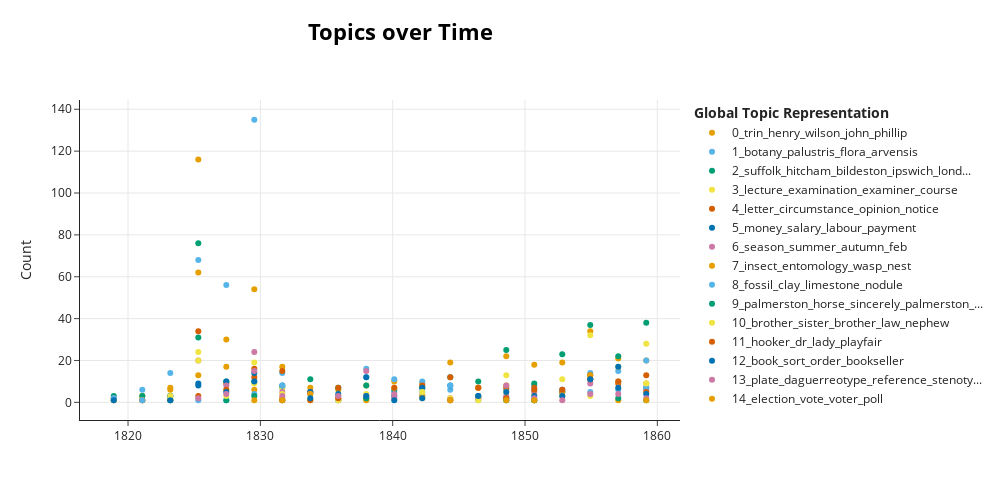

Source (notebook cell):
### Markdown cell above
Create visualisation of topics over time for all input data using bertopic_time function.

### Code cell
all_vis_obj = bertopic_time(sent_df, topic_model)
all_vis = all_vis_obj[0]
all_vis

### Figure 1 — Plotly figure (JSON) as saved in the notebook; plotly's stock layout.template omitted (floating-point values rounded to 4 significant figures)
{"data": [{"hoverinfo": "text", "hovertext": ["<b>Topic 0</b><br>Words: martin, dale, shd, meeting, trin", "<b>Topic 0</b><br>Words: obed, leipsic, clarke, bearer, confer", "<b>Topic 0</b><br>Words: hodgson, pera, campbell, biggs, shell", "<b>Topic 0</b><br>Words: johns, trin, henry, lewin, john", "<b>Topic 0</b><br>Words: thess, wilson, obd, graham, sh", "<b>Topic 0</b><br>Words: sh, graham, obs, wilson, soc", "<b>Topic 0</b><br>Words: johnston, agardh, lieutt, commanding, squad", "<b>Topic 0</b><br>Words: biog, birkbeck, cambe, dup, tyrone", "<b>Topic 0</b><br>Words: dion, talbot, prac, howell, zool", "<b>Topic 0</b><br>Words: daf, icke, jh, zool, longman", "<b>Topic 0</b><br>Words: lumholtz, utiles, moyens, stafford, generosite", "<b>Topic 0</b><br>Words: universal, ich, guano, dose, bit", "<b>Topic 0</b><br>Words: john_phillip, anaty, fsa, gerville, occid", "<b>Topic 0</b><br>Words: campbell, scott, suff, vicar, gutch", "<b>Topic 0</b><br>Words: comment, trin, airy, joseph, ommission", "<b>Topic 0</b><br>Words: moseley, yool, henry, john_phillip, wilson", "<b>Topic 0</b><br>Words: mss, miller, trin, reid, suf", "<b>Topic 0</b><br>Words: comment, john_phillip, moustache, bur, ns", "<b>Topic 0</b><br>Words: longman, thomas, hohenacker, layman, hoddesdon", "<b>Topic 0</b><br>Words: prestwich, nucula, tuddenham, doorne, outang"], "marker": {"color": "#E69F00"}, "mode": "markers", "name": "0_trin_henry_wilson_john_phillip", "type": "scatter", "x": ["1818-12-02T13:03:21.600000", "1821-01-28T19:12:00", "1823-03-12T14:24:00", "1825-04-23T09:36:00", "1827-06-05T04:48:00", "1829-07-17T00:00:00", "1831-08-28T19:12:00", "1833-10-09T14:24:00", "1835-11-21T09:36:00", "1838-01-02T04:48:00", "1840-02-14T00:00:00", "1842-03-27T19:12:00", "1844-05-08T14:24:00", "1846-06-20T09:36:00", "1848-08-01T04:48:00", "1850-09-13T00:00:00", "1852-10-24T19:12:00", "1854-12-06T14:24:00", "1857-01-17T09:36:00", "1859-03-01T04:48:00"], "y": [2, 3, 7, 116, 30, 54, 17, 7, 6, 8, 10, 9, 19, 7, 22, 18, 19, 34, 21, 20]}, {"hoverinfo": "text", "hovertext": ["<b>Topic 1</b><br>Words: pentacrinitis, botany, palustris, flora, arvensis", "<b>Topic 1</b><br>Words: lutea, verna, fruticosa, viola, dianthu", "<b>Topic 1</b><br>Words: orchis, plant, maculata, lathyrus, violaceum", "<b>Topic 1</b><br>Words: botany, herbarium, bupleurum, palustris, officinalis", "<b>Topic 1</b><br>Words: palustris, campanula, vulgaris, latifolia, orchis", "<b>Topic 1</b><br>Words: arvensis, palustris, vulgaris, botany, officinalis", "<b>Topic 1</b><br>Words: dentatum, lin, orchis, flora, narcessus", "<b>Topic 1</b><br>Words: snowflake, plena, goodyera, macrophylla, biggs", "<b>Topic 1</b><br>Words: alpinus, botanical, cecidota, aenea, janes", "<b>Topic 1</b><br>Words: flora, folicium, hospital, calyfera, letwycke", "<b>Topic 1</b><br>Words: botanist, elegans, plutot, tige, renferme", "<b>Topic 1</b><br>Words: arboretum, flowering, shrub, flora, bott", "<b>Topic 1</b><br>Words: gardener, senegambia, fiery, curatorship, brunners", "<b>Topic 1</b><br>Words: dance, double, chaperon, reside, willis", "<b>Topic 1</b><br>Words: term, syllabus, botany, pistil, apprenticeship", "<b>Topic 1</b><br>Words: diagrams, botanical, schools, euchiridium, education", "<b>Topic 1</b><br>Words: conferring, song, lemonade, marqueepart, jam", "<b>Topic 1</b><br>Words: gardeners_chronicle, paternoster, botany, partner, chronicle", "<b>Topic 1</b><br>Words: botany, botanist, playfair, child, enquiry", "<b>Topic 1</b><br>Words: botany, curriculum, sulivan, bentham, cambsh"], "marker": {"color": "#56B4E9"}, "mode": "markers", "name": "1_botany_palustris_flora_arvensis", "type": "scatter", "x": ["1818-12-02T13:03:21.600000", "1821-01-28T19:12:00", "1823-03-12T14:24:00", "1825-04-23T09:36:00", "1827-06-05T04:48:00", "1829-07-17T00:00:00", "1831-08-28T19:12:00", "1833-10-09T14:24:00", "1835-11-21T09:36:00", "1838-01-02T04:48:00", "1840-02-14T00:00:00", "1842-03-27T19:12:00", "1844-05-08T14:24:00", "1846-06-20T09:36:00", "1848-08-01T04:48:00", "1850-09-13T00:00:00", "1852-10-24T19:12:00", "1854-12-06T14:24:00", "1857-01-17T09:36:00", "1859-03-01T04:48:00"], "y": [1, 6, 14, 68, 56, 135, 14, 5, 3, 12, 5, 10, 6, 3, 6, 8, 3, 14, 15, 20]}, {"hoverinfo": "text", "hovertext": ["<b>Topic 2</b><br>Words: dec, february, summer, cambridge, london", "<b>Topic 2</b><br>Words: prince, crescent, casiati, cimitile, verticillata", "<b>Topic 2</b><br>Words: departure, sun, sleep, profusion, anglesea", "<b>Topic 2</b><br>Words: london, suffolk, norfolk, cambridge, lisbon", "<b>Topic 2</b><br>Words: margate, pharmacy, nott, pursuits, traveler", "<b>Topic 2</b><br>Words: bridgewater, yorkshire, russel, mac, london", "<b>Topic 2</b><br>Words: gazette, accompd, dieppe, cambridge, havercroft", "<b>Topic 2</b><br>Words: shutt, salmond, johnstone, kimbolton, strutt", "<b>Topic 2</b><br>Words: norwood, chippenham, yellow, lacock, bloomfield", "<b>Topic 2</b><br>Words: hitcham_bildeston, suffolk, neglecting, teal, pennyworth", "<b>Topic 2</b><br>Words: hitcham_bildeston, memoranda, suffolk, lyttleton, esqr", "<b>Topic 2</b><br>Words: hadleigh, bookseller, suffolk, cycle, tumulus", "<b>Topic 2</b><br>Words: suffolk, hitcham_hadleigh, goodman, hampshire, rochdale", "<b>Topic 2</b><br>Words: ipswich, suffolk, brighton, nov, treaty", "<b>Topic 2</b><br>Words: suffolk, ipswich, dec, ransome, cambridge", "<b>Topic 2</b><br>Words: suffolk, affy, al, oct, melford", "<b>Topic 2</b><br>Words: suffolk, ipswich, hitcham, london, hitcham_bildeston", "<b>Topic 2</b><br>Words: hitcham_bildeston, suffolk, ipswich, kegworth, derby", "<b>Topic 2</b><br>Words: suffolk, hitcham_bildeston, london, norfolk, ipswich", "<b>Topic 2</b><br>Words: suffolk, downing_terrace, hitcham_bildeston, london, hitcham"], "marker": {"color": "#009E73"}, "mode": "markers", "name": "2_suffolk_hitcham_bildeston_ipswich_lond...", "type": "scatter", "x": ["1818-12-02T13:03:21.600000", "1821-01-28T19:12:00", "1823-03-12T14:24:00", "1825-04-23T09:36:00", "1827-06-05T04:48:00", "1829-07-17T00:00:00", "1831-08-28T19:12:00", "1833-10-09T14:24:00", "1835-11-21T09:36:00", "1838-01-02T04:48:00", "1840-02-14T00:00:00", "1842-03-27T19:12:00", "1844-05-08T14:24:00", "1846-06-20T09:36:00", "1848-08-01T04:48:00", "1850-09-13T00:00:00", "1852-10-24T19:12:00", "1854-12-06T14:24:00", "1857-01-17T09:36:00", "1859-03-01T04:48:00"], "y": [3, 3, 3, 31, 10, 10, 7, 11, 7, 8, 6, 7, 12, 10, 25, 9, 23, 37, 22, 38]}, {"hoverinfo": "text", "hovertext": ["<b>Topic 3</b><br>Words: mot, satr, clark, lecture, examination", "<b>Topic 3</b><br>Words: goodness, result, manner, examination, evening", "<b>Topic 3</b><br>Words: sell, advertising, confer, strike, labor", "<b>Topic 3</b><br>Words: course, lecture, university, parliament, examination", "<b>Topic 3</b><br>Words: bachelorship, gace, novice, futurity, lecture", "<b>Topic 3</b><br>Words: class, row, proctorship, university, proctor", "<b>Topic 3</b><br>Words: lund, paley, course, creature, possibility", "<b>Topic 3</b><br>Words: encouraging, compliments, simeon, presents, master_corpu", "<b>Topic 3</b><br>Words: drudgery, resource, bookseller, lecture, examination", "<b>Topic 3</b><br>Words: fendal, lieu, politic, college, composition", "<b>Topic 3</b><br>Words: examiner, lecture, anatomy, agarics, precipitancy", "<b>Topic 3</b><br>Words: farm, ireland, wh, model, hint", "<b>Topic 3</b><br>Words: professorship, memorandum, stem, delay, degree", "<b>Topic 3</b><br>Words: interference, move, reform, implement, memorial", "<b>Topic 3</b><br>Words: lecture, course, examination, undergraduate, technicality", "<b>Topic 3</b><br>Words: courtier, planation, lecture, occupie, tuition", "<b>Topic 3</b><br>Words: lecture, cadetship, nomination, examination, tiresome", "<b>Topic 3</b><br>Words: lecture, examination, exam, candidate, course", "<b>Topic 3</b><br>Words: lecture, student, exam, examiner, examination", "<b>Topic 3</b><br>Words: lecture, examiner, examination, exam, examinership"], "marker": {"color": "#F0E442"}, "mode": "markers", "name": "3_lecture_examination_examiner_course", "type": "scatter", "x": ["1818-12-02T13:03:21.600000", "1821-01-28T19:12:00", "1823-03-12T14:24:00", "1825-04-23T09:36:00", "1827-06-05T04:48:00", "1829-07-17T00:00:00", "1831-08-28T19:12:00", "1833-10-09T14:24:00", "1835-11-21T09:36:00", "1838-01-02T04:48:00", "1840-02-14T00:00:00", "1842-03-27T19:12:00", "1844-05-08T14:24:00", "1846-06-20T09:36:00", "1848-08-01T04:48:00", "1850-09-13T00:00:00", "1852-10-24T19:12:00", "1854-12-06T14:24:00", "1857-01-17T09:36:00", "1859-03-01T04:48:00"], "y": [1, 1, 2, 24, 6, 9, 7, 4, 1, 4, 7, 2, 1, 3, 13, 4, 11, 32, 17, 28]}, {"hoverinfo": "text", "hovertext": ["<b>Topic 4</b><br>Words: neglect, dale, excuse, letter, circumstance", "<b>Topic 4</b><br>Words: hve, conway, honor, circumstance, reason", "<b>Topic 4</b><br>Words: letter, principle, circumstance, statement, sentiment", "<b>Topic 4</b><br>Words: letter, motive, circumstance, oxymus, depredator", "<b>Topic 4</b><br>Words: circumstance, opinion, note, fou, cooperator", "<b>Topic 4</b><br>Words: transcript, necessy, letter, treatise, publication", "<b>Topic 4</b><br>Words: distribution, contingent, endogenae, persuasion, mark", "<b>Topic 4</b><br>Words: censure, voting, letter, charge, feeling", "<b>Topic 4</b><br>Words: pepys, scruple, memorandum, future, aug", "<b>Topic 4</b><br>Words: memorandum, affluence, manufactory, confirmation, refusal", "<b>Topic 4</b><br>Words: noterity, prosecution, entail, compiler, intermittent", "<b>Topic 4</b><br>Words: circumstance, evidence, compromise, dotage, begging", "<b>Topic 4</b><br>Words: secretary, mode, improvement, application, mind", "<b>Topic 4</b><br>Words: repetition, philosopher, capacity, decline, statute", "<b>Topic 4</b><br>Words: assent, mind, consent, yield, note", "<b>Topic 4</b><br>Words: capital, alphabet, deluge, satisfy, astronomy", "<b>Topic 4</b><br>Words: note, succumb, cliquism, antiquarian, cistern", "<b>Topic 4</b><br>Words: correction, agreement, letter, reconsideration, file", "<b>Topic 4</b><br>Words: fairness, scientificum, odium, reputation, circumstance"], "marker": {"color": "#D55E00"}, "mode": "markers", "name": "4_letter_circumstance_opinion_notice", "type": "scatter", "x": ["1821-01-28T19:12:00", "1823-03-12T14:24:00", "1825-04-23T09:36:00", "1827-06-05T04:48:00", "1829-07-17T00:00:00", "1831-08-28T19:12:00", "1833-10-09T14:24:00", "1835-11-21T09:36:00", "1838-01-02T04:48:00", "1840-02-14T00:00:00", "1842-03-27T19:12:00", "1844-05-08T14:24:00", "1846-06-20T09:36:00", "1848-08-01T04:48:00", "1850-09-13T00:00:00", "1852-10-24T19:12:00", "1854-12-06T14:24:00", "1857-01-17T09:36:00", "1859-03-01T04:48:00"], "y": [1, 1, 34, 9, 12, 15, 5, 7, 2, 7, 8, 12, 2, 7, 7, 5, 13, 9, 13]}, {"hoverinfo": "text", "hovertext": ["<b>Topic 5</b><br>Words: treasury, payment, salary, majesty, chambers", "<b>Topic 5</b><br>Words: labour, newnham, emigrate, renowned, loro", "<b>Topic 5</b><br>Words: salary, money, balance, gn, per_annum", "<b>Topic 5</b><br>Words: money, payment, debt, wright, banker", "<b>Topic 5</b><br>Words: money, research, composition, receipts, hire", "<b>Topic 5</b><br>Words: money, downe, informed, carcarius, power", "<b>Topic 5</b><br>Words: machinery, shyness, assist, remuneration, tweed", "<b>Topic 5</b><br>Words: currency, remuneration, per_annum, money, debt", "<b>Topic 5</b><br>Words: labour, electricity, estimate, sep, contributor", "<b>Topic 5</b><br>Words: electricity, american, seller, concentrate, money", "<b>Topic 5</b><br>Words: loan, pound, labourer, sum, govt", "<b>Topic 5</b><br>Words: remuneration, superfluity, naming, amount, debt", "<b>Topic 5</b><br>Words: sleeping, socy, ray, task, money", "<b>Topic 5</b><br>Words: usefulness, circulation, power, notice, money", "<b>Topic 5</b><br>Words: earning, generosity, battle, per_annum, money", "<b>Topic 5</b><br>Words: money, amount, sum, stint, alienation", "<b>Topic 5</b><br>Words: salary, labour, provision, parliament, payment", "<b>Topic 5</b><br>Words: labourer, power, fellow, principled, occupier"], "marker": {"color": "#0072B2"}, "mode": "markers", "name": "5_money_salary_labour_payment", "type": "scatter", "x": ["1823-03-12T14:24:00", "1825-04-23T09:36:00", "1827-06-05T04:48:00", "1829-07-17T00:00:00", "1831-08-28T19:12:00", "1833-10-09T14:24:00", "1835-11-21T09:36:00", "1838-01-02T04:48:00", "1840-02-14T00:00:00", "1842-03-27T19:12:00", "1844-05-08T14:24:00", "1846-06-20T09:36:00", "1848-08-01T04:48:00", "1850-09-13T00:00:00", "1852-10-24T19:12:00", "1854-12-06T14:24:00", "1857-01-17T09:36:00", "1859-03-01T04:48:00"], "y": [3, 9, 10, 14, 8, 5, 4, 12, 3, 7, 8, 3, 2, 1, 5, 11, 17, 7]}, {"hoverinfo": "text", "hovertext": ["<b>Topic 6</b><br>Words: respite, conocephali, summer, kent, season", "<b>Topic 6</b><br>Words: fenny, tribe, summer, season, autumn", "<b>Topic 6</b><br>Words: feb, june, summer, month, season", "<b>Topic 6</b><br>Words: autumn, spring, deserta, felt, infancy", "<b>Topic 6</b><br>Words: season, autumn, summer, month, april", "<b>Topic 6</b><br>Words: ellicomb, crispa, summer, rec, germany", "<b>Topic 6</b><br>Words: autumn, rd, sd, vacation, month", "<b>Topic 6</b><br>Words: explanatory, honobe, granville, month, reply", "<b>Topic 6</b><br>Words: postmark, cd, aug, month, day", "<b>Topic 6</b><br>Words: sept, july, season, summer, autumn", "<b>Topic 6</b><br>Words: effectual, season, sept, winter, summer", "<b>Topic 6</b><br>Words: harley, recovery, month, feby, ascertain", "<b>Topic 6</b><br>Words: conflagration, balloon, sickly, gust, speckie", "<b>Topic 6</b><br>Words: vile, distemper, temper, dec, sept", "<b>Topic 6</b><br>Words: preside, feb, united_state, thames, wandsworth", "<b>Topic 6</b><br>Words: moon, winter, fillip, season, months_ago", "<b>Topic 6</b><br>Words: season, july, month, bristow, oak", "<b>Topic 6</b><br>Words: sw, season, february, elizabeth, weymouth", "<b>Topic 6</b><br>Words: therm, summer, visitation, congratulation, ampney"], "marker": {"color": "#CC79A7"}, "mode": "markers", "name": "6_season_summer_autumn_feb", "type": "scatter", "x": ["1818-12-02T13:03:21.600000", "1821-01-28T19:12:00", "1825-04-23T09:36:00", "1827-06-05T04:48:00", "1829-07-17T00:00:00", "1831-08-28T19:12:00", "1833-10-09T14:24:00", "1835-11-21T09:36:00", "1838-01-02T04:48:00", "1840-02-14T00:00:00", "1842-03-27T19:12:00", "1844-05-08T14:24:00", "1846-06-20T09:36:00", "1848-08-01T04:48:00", "1850-09-13T00:00:00", "1852-10-24T19:12:00", "1854-12-06T14:24:00", "1857-01-17T09:36:00", "1859-03-01T04:48:00"], "y": [2, 1, 20, 8, 24, 5, 4, 1, 3, 2, 3, 2, 2, 3, 5, 6, 9, 10, 6]}, {"hoverinfo": "text", "hovertext": ["<b>Topic 7</b><br>Words: acquisition, entomology, acquaintance, study, insect", "<b>Topic 7</b><br>Words: insect, entomology, wasp, nest, larva", "<b>Topic 7</b><br>Words: insect, dale, scotland, foeniculum, aenethum", "<b>Topic 7</b><br>Words: insect, bombyx, larvae, entomology, wine", "<b>Topic 7</b><br>Words: insect, entomology, grove, jenyns, yorkshire", "<b>Topic 7</b><br>Words: insect, valdivia, meigan, slug, shrubby", "<b>Topic 7</b><br>Words: anatomie, mollusque, follow, obtain, insect", "<b>Topic 7</b><br>Words: insect, sport, dale, days_ago, edition", "<b>Topic 7</b><br>Words: insect, hobby, entomology, collector, cambridgeshire", "<b>Topic 7</b><br>Words: hawthorne, permit, entomology, accompany, weather", "<b>Topic 7</b><br>Words: squibs, camomile, fly, turpentine, hop", "<b>Topic 7</b><br>Words: insect, beam, aphid, hop, bean", "<b>Topic 7</b><br>Words: nest, wasp, insect, diptera, entomologist", "<b>Topic 7</b><br>Words: insect, museum, entomology, wasp, nest", "<b>Topic 7</b><br>Words: bee, wasp, insect, eater, sessile", "<b>Topic 7</b><br>Words: insect, westwood, crustacea, insecta, worm", "<b>Topic 7</b><br>Words: entomology, aid, request, school, attention", "<b>Topic 7</b><br>Words: insect, larva, moth, nepticula, entomologist"], "marker": {"color": "#E69F00"}, "mode": "markers", "name": "7_insect_entomology_wasp_nest", "type": "scatter", "x": ["1818-12-02T13:03:21.600000", "1821-01-28T19:12:00", "1823-03-12T14:24:00", "1825-04-23T09:36:00", "1827-06-05T04:48:00", "1829-07-17T00:00:00", "1831-08-28T19:12:00", "1833-10-09T14:24:00", "1835-11-21T09:36:00", "1838-01-02T04:48:00", "1842-03-27T19:12:00", "1846-06-20T09:36:00", "1848-08-01T04:48:00", "1850-09-13T00:00:00", "1852-10-24T19:12:00", "1854-12-06T14:24:00", "1857-01-17T09:36:00", "1859-03-01T04:48:00"], "y": [1, 1, 6, 13, 17, 6, 2, 4, 2, 1, 3, 7, 8, 1, 5, 13, 1, 9]}, {"hoverinfo": "text", "hovertext": ["<b>Topic 8</b><br>Words: parcell, lambeth, mead, fossil, help", "<b>Topic 8</b><br>Words: boundary, deluvium, colours, diluvium, patch", "<b>Topic 8</b><br>Words: cavern, partition, thereabout, slay, granite", "<b>Topic 8</b><br>Words: premium, singular, mineralogist, norway, fossil", "<b>Topic 8</b><br>Words: limestone, river, rock, precipice, swale", "<b>Topic 8</b><br>Words: clay, diluvium, pebble, chalk, pit", "<b>Topic 8</b><br>Words: dirt, forest, isle, portland, acceptance", "<b>Topic 8</b><br>Words: fossil, anstice, asterophyllite, calamite, bowman", "<b>Topic 8</b><br>Words: fossil, quil, clay, doute, livraison", "<b>Topic 8</b><br>Words: nodule, geol, sandstone, soil, clayey", "<b>Topic 8</b><br>Words: nodule, fossil, calculating, fondness, mentioning", "<b>Topic 8</b><br>Words: sandstone, fossil, clay, limestone, nodule", "<b>Topic 8</b><br>Words: woodwardian, shell, fossil, box, clay", "<b>Topic 8</b><br>Words: epoch, pliocene, fossil, miocene, coraline", "<b>Topic 8</b><br>Words: fossil, inclination, wetherell, wetherall, pleistocene", "<b>Topic 8</b><br>Words: limestone, wenlock, fossil, prize, weight", "<b>Topic 8</b><br>Words: geologist, clay, fossil, brown, thousands", "<b>Topic 8</b><br>Words: fossil, step, pit, unmade, arrive"], "marker": {"color": "#56B4E9"}, "mode": "markers", "name": "8_fossil_clay_limestone_nodule", "type": "scatter", "x": ["1818-12-02T13:03:21.600000", "1821-01-28T19:12:00", "1825-04-23T09:36:00", "1827-06-05T04:48:00", "1829-07-17T00:00:00", "1831-08-28T19:12:00", "1835-11-21T09:36:00", "1838-01-02T04:48:00", "1840-02-14T00:00:00", "1842-03-27T19:12:00", "1844-05-08T14:24:00", "1846-06-20T09:36:00", "1848-08-01T04:48:00", "1850-09-13T00:00:00", "1852-10-24T19:12:00", "1854-12-06T14:24:00", "1857-01-17T09:36:00", "1859-03-01T04:48:00"], "y": [2, 1, 1, 1, 4, 8, 1, 16, 11, 5, 8, 1, 1, 6, 6, 5, 6, 7]}, {"hoverinfo": "text", "hovertext": ["<b>Topic 9</b><br>Words: quadruped, ass, horse, palmerston, sincerely_palmerston", "<b>Topic 9</b><br>Words: palmerston, sincerely_palmerston, horse, committee, royston", "<b>Topic 9</b><br>Words: owners, mitchell, agent, co, palmerston", "<b>Topic 9</b><br>Words: horse, gown, furniture, sincere, mare", "<b>Topic 9</b><br>Words: barnsley, monk, bretton, esq, palmerston", "<b>Topic 9</b><br>Words: horse, drinking, understanding, midst, treasure", "<b>Topic 9</b><br>Words: ride, horse, drawing, room, family", "<b>Topic 9</b><br>Words: draft, bentham, thought, request, night", "<b>Topic 9</b><br>Words: lancester, edwin, draft, bentham, wish", "<b>Topic 9</b><br>Words: minister, palmerston, committee, question, information"], "marker": {"color": "#009E73"}, "mode": "markers", "name": "9_palmerston_horse_sincerely_palmerston_...", "type": "scatter", "x": ["1823-03-12T14:24:00", "1825-04-23T09:36:00", "1827-06-05T04:48:00", "1829-07-17T00:00:00", "1831-08-28T19:12:00", "1838-01-02T04:48:00", "1848-08-01T04:48:00", "1850-09-13T00:00:00", "1857-01-17T09:36:00", "1859-03-01T04:48:00"], "y": [1, 76, 1, 3, 1, 2, 1, 1, 2, 1]}, {"hoverinfo": "text", "hovertext": ["<b>Topic 10</b><br>Words: grandmother, octobre, brother, stick, agreeable", "<b>Topic 10</b><br>Words: brother, nephew, antrobus, room, heart", "<b>Topic 10</b><br>Words: purify, eden, prudence, mine, brother", "<b>Topic 10</b><br>Words: brother, sister, brother_law, grief, affliction", "<b>Topic 10</b><br>Words: brother, fitz, roy, agent, capt", "<b>Topic 10</b><br>Words: sending, clements_inn, habit, brother, occasion", "<b>Topic 10</b><br>Words: misery, grieve, end, day, brother", "<b>Topic 10</b><br>Words: brother, pity, bowel, scarbro, resenmt", "<b>Topic 10</b><br>Words: might, brother, chamber, sample, subscriber", "<b>Topic 10</b><br>Words: eck, shock, condolence, blow, brother", "<b>Topic 10</b><br>Words: sister, infant, closing, parsonage, sorrow", "<b>Topic 10</b><br>Words: aunt, stratton, educate, death, saw", "<b>Topic 10</b><br>Words: conviviality, tweedie, brother, tediousness, graduate", "<b>Topic 10</b><br>Words: brother, bereavement, mourning, sorrow, sister", "<b>Topic 10</b><br>Words: sister, brother, wife, death, decease"], "marker": {"color": "#F0E442"}, "mode": "markers", "name": "10_brother_sister_brother_law_nephew", "type": "scatter", "x": ["1823-03-12T14:24:00", "1825-04-23T09:36:00", "1827-06-05T04:48:00", "1829-07-17T00:00:00", "1831-08-28T19:12:00", "1833-10-09T14:24:00", "1835-11-21T09:36:00", "1842-03-27T19:12:00", "1844-05-08T14:24:00", "1846-06-20T09:36:00", "1848-08-01T04:48:00", "1852-10-24T19:12:00", "1854-12-06T14:24:00", "1857-01-17T09:36:00", "1859-03-01T04:48:00"], "y": [3, 20, 3, 19, 4, 1, 1, 5, 2, 1, 5, 3, 3, 10, 9]}, {"hoverinfo": "text", "hovertext": ["<b>Topic 11</b><br>Words: icones, filicum, hooker, dr, lady", "<b>Topic 11</b><br>Words: hooker, hotel, aberdeenshire, arcuata, luzula", "<b>Topic 11</b><br>Words: hooker, mistaken, suberectus, devil, fork", "<b>Topic 11</b><br>Words: intercourse, hooker, dr, lady, playfair", "<b>Topic 11</b><br>Words: parcel, hooker, day, dr, lady", "<b>Topic 11</b><br>Words: hooker, botan, cholsey, miscellany, oxford", "<b>Topic 11</b><br>Words: hooker, dr, lady, playfair, bunbury", "<b>Topic 11</b><br>Words: hooker, wheat, prevalent, shingle, lodgings", "<b>Topic 11</b><br>Words: cassel, hooker, episode, confinement, news", "<b>Topic 11</b><br>Words: hooker, breast, affte, expectant, fool", "<b>Topic 11</b><br>Words: hooker, playfair, days_ago, refutation, griffin", "<b>Topic 11</b><br>Words: hooker, germany, hasjsh, lucubration, collateral", "<b>Topic 11</b><br>Words: hooker, sinclair, regrets, infinitely, geographie", "<b>Topic 11</b><br>Words: hooker, macmillans, sprung, migrate, berth"], "marker": {"color": "#D55E00"}, "mode": "markers", "name": "11_hooker_dr_lady_playfair", "type": "scatter", "x": ["1825-04-23T09:36:00", "1827-06-05T04:48:00", "1829-07-17T00:00:00", "1831-08-28T19:12:00", "1833-10-09T14:24:00", "1835-11-21T09:36:00", "1844-05-08T14:24:00", "1846-06-20T09:36:00", "1848-08-01T04:48:00", "1850-09-13T00:00:00", "1852-10-24T19:12:00", "1854-12-06T14:24:00", "1857-01-17T09:36:00", "1859-03-01T04:48:00"], "y": [3, 6, 16, 1, 1, 2, 1, 7, 2, 6, 6, 11, 10, 5]}, {"hoverinfo": "text", "hovertext": ["<b>Topic 12</b><br>Words: booksellers, fellow, subscription, price, book", "<b>Topic 12</b><br>Words: blair, knapsack, atholl, inconvenient, book", "<b>Topic 12</b><br>Words: book, manuscript, calendar, index, matthew", "<b>Topic 12</b><br>Words: sort, wernerian, maderia, vehicle, booksellers", "<b>Topic 12</b><br>Words: book, bookseller, banking, library, apprehend", "<b>Topic 12</b><br>Words: boyd, oliver, booksellers, bookseller, opportunity", "<b>Topic 12</b><br>Words: dominion, schlotheim, book, observatory, american", "<b>Topic 12</b><br>Words: macmillan, order, book, sort, bookseller", "<b>Topic 12</b><br>Words: book, copy, seller, utility, treat", "<b>Topic 12</b><br>Words: publishers, tell, wiley, waterloo, putnam", "<b>Topic 12</b><br>Words: butter, book, press, clarke, lay", "<b>Topic 12</b><br>Words: endlicher, fat, allow, book, sort", "<b>Topic 12</b><br>Words: scent, monograph, tale, follow, sort", "<b>Topic 12</b><br>Words: book, sort, sample, royalty, vogue", "<b>Topic 12</b><br>Words: book, pocket, sale, secretion, editing", "<b>Topic 12</b><br>Words: book, acheul, baker, block, battle"], "marker": {"color": "#0072B2"}, "mode": "markers", "name": "12_book_sort_order_bookseller", "type": "scatter", "x": ["1818-12-02T13:03:21.600000", "1823-03-12T14:24:00", "1825-04-23T09:36:00", "1827-06-05T04:48:00", "1829-07-17T00:00:00", "1833-10-09T14:24:00", "1838-01-02T04:48:00", "1840-02-14T00:00:00", "1842-03-27T19:12:00", "1846-06-20T09:36:00", "1848-08-01T04:48:00", "1850-09-13T00:00:00", "1852-10-24T19:12:00", "1854-12-06T14:24:00", "1857-01-17T09:36:00", "1859-03-01T04:48:00"], "y": [1, 1, 8, 5, 10, 2, 3, 1, 2, 3, 5, 3, 3, 11, 7, 4]}, {"hoverinfo": "text", "hovertext": ["<b>Topic 13</b><br>Words: plate, illustration, nd, book, daguerreotype", "<b>Topic 13</b><br>Words: plate, extra, scarabidae, illiger, hister", "<b>Topic 13</b><br>Words: plate, madera, cost, lettering, lepidoptera", "<b>Topic 13</b><br>Words: plate, buiding, vexation, helix, repeat", "<b>Topic 13</b><br>Words: plate, edinh, novelty, style, allude", "<b>Topic 13</b><br>Words: plate, reference, lonchitiea, syl, sternberg", "<b>Topic 13</b><br>Words: plate, crenation, crenata, novelty, vol", "<b>Topic 13</b><br>Words: rix, sol, mint, decm, plate", "<b>Topic 13</b><br>Words: plate, daguerreotype, sci, clk, catch", "<b>Topic 13</b><br>Words: armlet, lathe, plate, kimmeridge, jet", "<b>Topic 13</b><br>Words: plate, potassium, pea, motion, copper", "<b>Topic 13</b><br>Words: plate, sclater, reference, zuetell, edification", "<b>Topic 13</b><br>Words: plate, stenotype, reduction, resetting, printing", "<b>Topic 13</b><br>Words: plate, axe, orkney, sandwich, edge"], "marker": {"color": "#CC79A7"}, "mode": "markers", "name": "13_plate_daguerreotype_reference_stenoty...", "type": "scatter", "x": ["1825-04-23T09:36:00", "1827-06-05T04:48:00", "1829-07-17T00:00:00", "1831-08-28T19:12:00", "1835-11-21T09:36:00", "1838-01-02T04:48:00", "1840-02-14T00:00:00", "1844-05-08T14:24:00", "1848-08-01T04:48:00", "1850-09-13T00:00:00", "1852-10-24T19:12:00", "1854-12-06T14:24:00", "1857-01-17T09:36:00", "1859-03-01T04:48:00"], "y": [2, 4, 15, 3, 3, 15, 4, 1, 8, 2, 1, 4, 4, 2]}, {"hoverinfo": "text", "hovertext": ["<b>Topic 14</b><br>Words: election, vote, voter, poll, ensuing_election", "<b>Topic 14</b><br>Words: thanking, silence, election, intelligence, cause", "<b>Topic 14</b><br>Words: pluralist, pisidium, cryllas, oman, election", "<b>Topic 14</b><br>Words: walkover, morpeth, probability, election, west", "<b>Topic 14</b><br>Words: minority, poll, election, vote, voter", "<b>Topic 14</b><br>Words: election, vote, voter, poll, ensuing_election", "<b>Topic 14</b><br>Words: election, april, vote, voter, poll"], "marker": {"color": "#E69F00"}, "mode": "markers", "name": "14_election_vote_voter_poll", "type": "scatter", "x": ["1825-04-23T09:36:00", "1829-07-17T00:00:00", "1831-08-28T19:12:00", "1844-05-08T14:24:00", "1848-08-01T04:48:00", "1850-09-13T00:00:00", "1859-03-01T04:48:00"], "y": [62, 1, 1, 1, 1, 1, 1]}], "layout": {"height": 500, "hoverlabel": {"bgcolor": "white", "font": {"family": "Rockwell", "size": 16}}, "legend": {"title": {"text": "<b>Global Topic Representation"}}, "title": {"font": {"color": "Black", "size": 22}, "text": "<b>Topics over Time</b>", "x": 0.4, "xanchor": "center", "y": 0.95, "yanchor": "top"}, "width": 1000, "xaxis": {"showgrid": true}, "yaxis": {"showgrid": true, "title": {"text": "Count"}}}}
